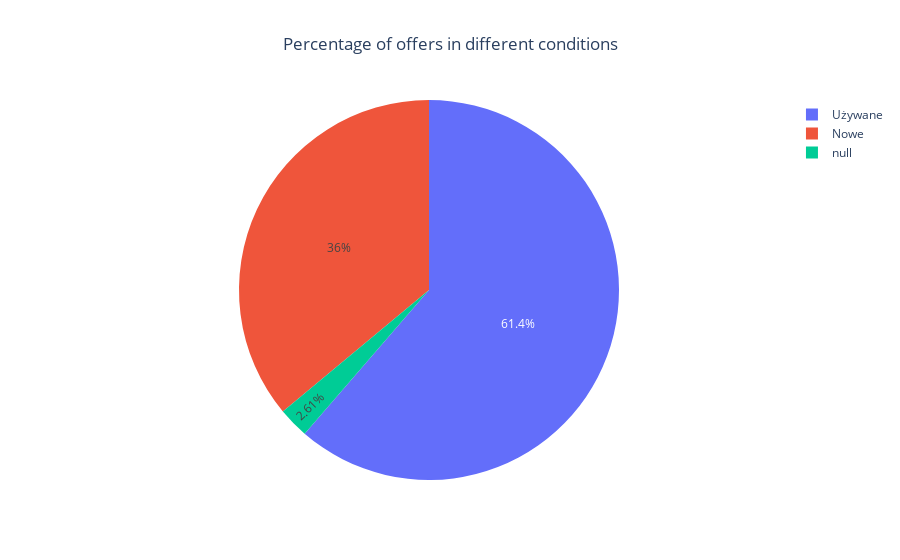

Write notebook code for a chart like this one.
### Code cell
px.pie(data, names='Condition', title='Percentage of offers in different conditions').update_layout(title_x=0.5)

### Figure 1 — Plotly figure (JSON) as saved in the notebook; plotly's stock layout.template omitted (floating-point values rounded to 4 significant figures; data arrays with more than 128 entries replaced by an {"elided": "..."} marker saying what was removed)
{"data": [{"domain": {"x": [0.0, 1.0], "y": [0.0, 1.0]}, "hovertemplate": "Condition=%{label}<extra></extra>", "labels": {"elided": "4984 str values"}, "legendgroup": "", "name": "", "showlegend": true, "type": "pie"}], "layout": {"legend": {"tracegroupgap": 0}, "title": {"text": "Percentage of offers in different conditions", "x": 0.5}}}
